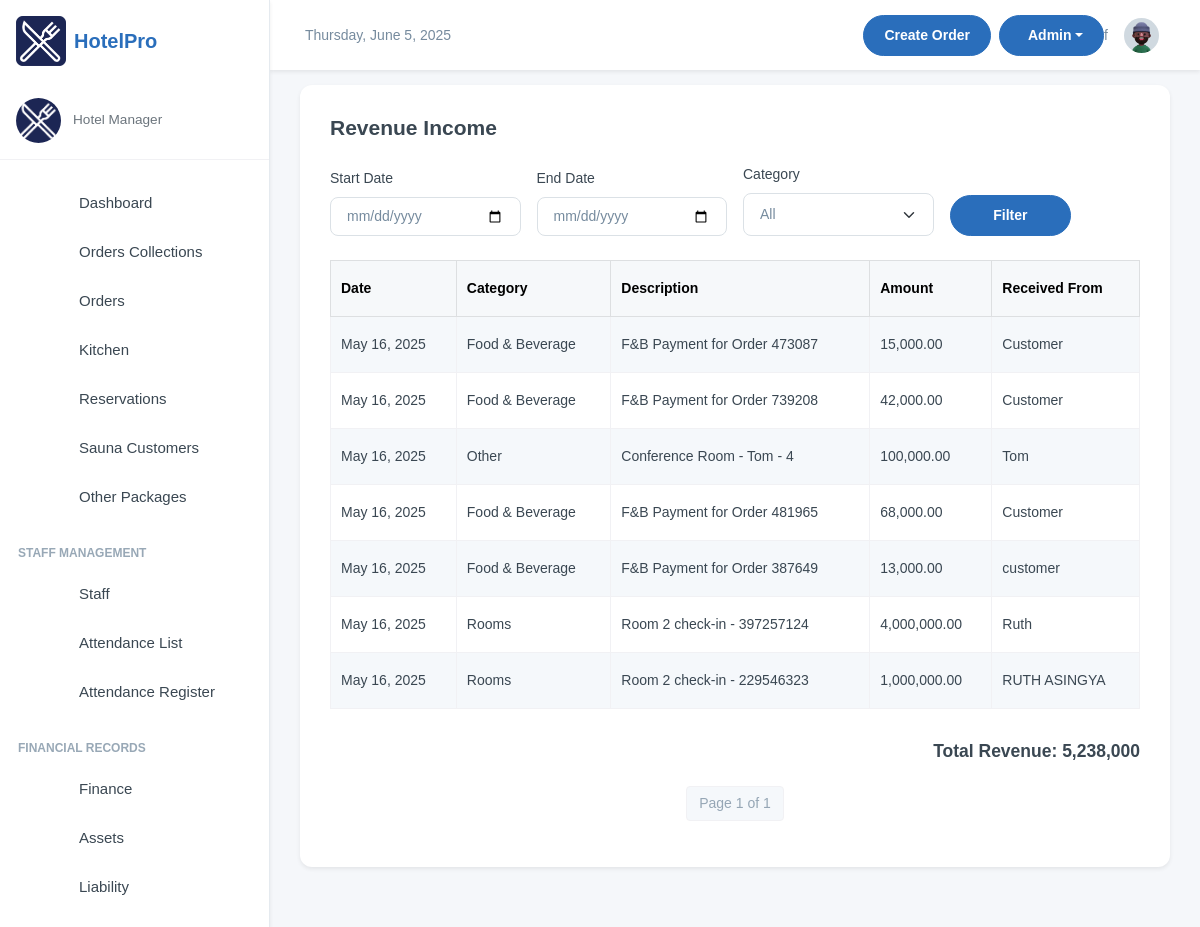
Page /finance/all-revenue/ (signed in) on the earlier database version.
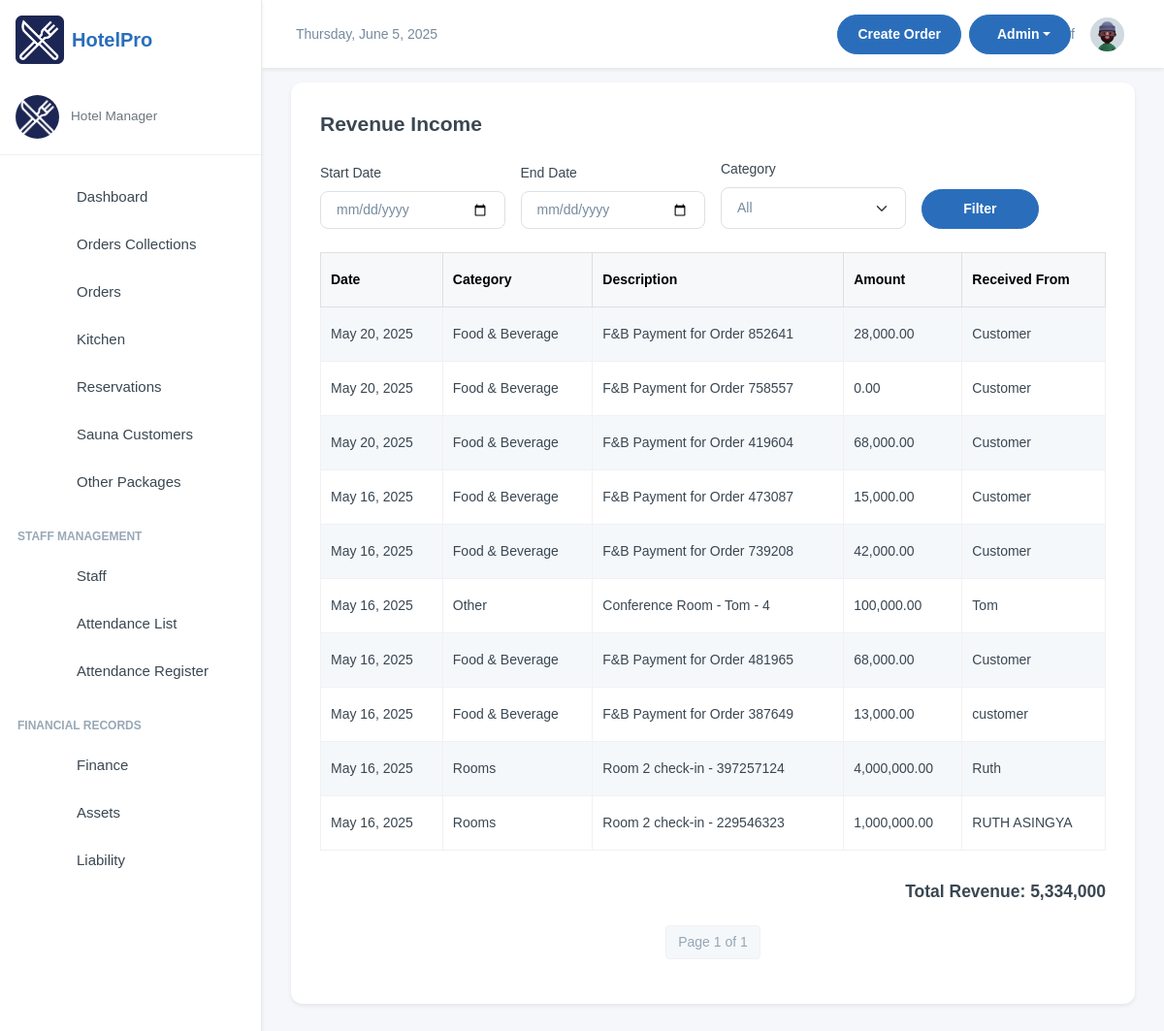
Same page on the later database version.
### finance/models.py (models this page shows, shortened)
class Revenue(models.Model):
    REVENUE_CHOICES = [
        ('rooms', 'Rooms'),
        ('fnb', 'Food & Beverage'),
        ('party', 'Party'),
        ('other', 'Other')
    ]
    description = models.CharField(max_length=255)
    amount = models.DecimalField(max_digits=12, decimal_places=2)
    date = models.DateField()
    category = models.CharField(max_length=100, blank=True, null=True, choices=REVENUE_CHOICES)
    attachment = models.FileField(upload_to='attachments/%Y/%m/%d/', blank=True, null=True)
    is_active = models.BooleanField(default=True)
    received_from = models.CharField(max_length=30, default="staff")
    created_by = models.ForeignKey(settings.AUTH_USER_MODEL, on_delete=models.SET_NULL,
                                   null=True, blank=True, related_name='+')
    updated_by = models.ForeignKey(settings.AUTH_USER_MODEL, on_delete=models.SET_NULL,
                                   null=True, blank=True, related_name='+')

### finance/views.py (the view)
# urls.py: path('all-revenue/', views.revenue, name='revenue'),
@login_required(login_url='/user/login/')
def revenue(request):
    start_date = request.GET.get('start_date')
    end_date = request.GET.get('end_date')
    category = request.GET.get('category')
    revenues = Revenue.objects.filter(is_active=True)
    if start_date:
        revenues = revenues.filter(date__gte=start_date)
    if end_date:
        revenues = revenues.filter(date__lte=end_date)
    if category:
        revenues = revenues.filter(category=category)
    total_revenue = revenues.aggregate(Sum('amount'))['amount__sum'] or 0
    from django.core.paginator import Paginator
    paginator = Paginator(revenues.order_by('-date'), 20)
    page_number = request.GET.get('page')
    page_obj = paginator.get_page(page_number)
    context = {
        'revenue_list': page_obj,
        'start_date': start_date,
        'end_date': end_date,
        'selected_category': category,
        'total_revenue': total_revenue,
        'revenue_choices': Revenue.REVENUE_CHOICES,
    }
    return render(request, 'revenue.html', context)

### finance/templates/revenue.html (shortened to what this page needs)
{% extends 'base.html' %}
{% load humanize %}
{% load custom_filters %}
{% block content %}
<div class="card shadow-sm">
    <div class="card-body">
        <div class="d-flex justify-content-between align-items-center mb-4">
            <h4 class="fw-semibold mb-0">Revenue Income</h4>
        </div>
        <form method="get" class="row g-3 align-items-end mb-4">
            <div class="col-md-3">
                <label for="start_date" class="form-label">Start Date</label>
                <input type="date" name="start_date" id="start_date" class="form-control" value="{{ start_date }}">
            </div>
            <div class="col-md-3">
                <label for="end_date" class="form-label">End Date</label>
                <input type="date" name="end_date" id="end_date" class="form-control" value="{{ end_date }}">
            </div>
            <div class="col-md-3">
                <label for="category" class="form-label">Category</label>
                <select name="category" id="category" class="form-select">
                    <option value="">All</option>
                </select>
            </div>
            <div class="col-md-2">
                <button type="submit" class="btn btn-primary w-100">Filter</button>
            </div>
        </form>
        <div class="table-responsive">
            <table class="table table-striped table-bordered">
                <thead class="table-light">
                    <tr>
                        <th>Date</th>
                        <th>Category</th>
                        <th>Description</th>
                        <th>Amount</th>
                        <th>Received From</th>
                    </tr>
                </thead>
                <tbody>
                    {% for revenue in revenue_list %}
                    <tr>
                        <td>{{ revenue.date }}</td>
                        <td>{{ revenue.get_category_display }}</td>
                        <td>{{ revenue.description }}</td>
                        <td>{{ revenue.amount|intcomma }}</td>
                        <td>{{ revenue.received_from }}</td>
                    </tr>
                    {% empty %}
                    <tr>
                        <td colspan="5" class="text-center text-muted">No revenue records for this period.</td>
                    </tr>
                    {% endfor %}
                </tbody>
            </table>
        </div>
        <div class="mt-3">
            <h5 class="text-end"><strong>Total Revenue:</strong> {{ total_revenue|intcomma }}</h5>
        </div>
        <nav aria-label="Page navigation" class="mt-4">
            <ul class="pagination justify-content-center">
                <li class="page-item disabled">
                    <span class="page-link">Page {{ revenue_list.number }} of {{ revenue_list.paginator.num_pages }}</span>
                </li>
            </ul>
        </nav>
    </div>
</div>
{% endblock %}

Differences in the rows shown:
added Revenue: date "May 20, 2025", category "Food & Beverage", description "F&B Payment for Order 852641", amount "28,000.00", received_from "Customer"
added Revenue: date "May 20, 2025", category "Food & Beverage", description "F&B Payment for Order 758557", amount "0.00", received_from "Customer"
added Revenue: date "May 20, 2025", category "Food & Beverage", description "F&B Payment for Order 419604", amount "68,000.00", received_from "Customer"
Other differences:
{{ total_revenue|intcomma }}: "5,238,000" → "5,334,000"
